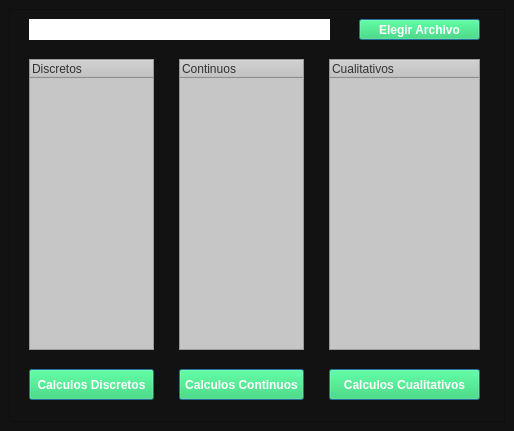
<?xml version="1.0" encoding="UTF-8"?>
<ui version="4.0">
 <class>Principal</class>
 <widget class="QMainWindow" name="Principal">
  <property name="enabled">
   <bool>true</bool>
  </property>
  <property name="geometry">
   <rect>
    <x>0</x>
    <y>0</y>
    <width>514</width>
    <height>431</height>
   </rect>
  </property>
  <property name="windowTitle">
   <string>Probabilidad_Estaditica</string>
  </property>
  <property name="styleSheet">
   <string notr="true">background-color: rgba(18,18,18,1);</string>
  </property>
  <widget class="QWidget" name="centralwidget">
   <layout class="QHBoxLayout" name="horizontalLayout">
    <item>
     <widget class="QFrame" name="frame">
      <property name="enabled">
       <bool>true</bool>
      </property>
      <property name="font">
       <font>
        <kerning>false</kerning>
       </font>
      </property>
      <property name="styleSheet">
       <string notr="true">background-color: rgba(18,18,18,1);
</string>
      </property>
      <property name="frameShape">
       <enum>QFrame::StyledPanel</enum>
      </property>
      <property name="frameShadow">
       <enum>QFrame::Raised</enum>
      </property>
      <widget class="QPushButton" name="buttonDiscretos">
       <property name="geometry">
        <rect>
         <x>20</x>
         <y>360</y>
         <width>125</width>
         <height>31</height>
        </rect>
       </property>
       <property name="cursor">
        <cursorShape>PointingHandCursor</cursorShape>
       </property>
       <property name="styleSheet">
        <string notr="true">background-color: rgba(30, 215, 96,0.65);
color: white;
font:bold;

</string>
       </property>
       <property name="text">
        <string>Calculos Discretos</string>
       </property>
       <property name="checkable">
        <bool>false</bool>
       </property>
       <property name="checked">
        <bool>false</bool>
       </property>
       <property name="default">
        <bool>true</bool>
       </property>
       <property name="flat">
        <bool>false</bool>
       </property>
      </widget>
      <widget class="QLineEdit" name="TextFieldPath">
       <property name="enabled">
        <bool>false</bool>
       </property>
       <property name="geometry">
        <rect>
         <x>20</x>
         <y>10</y>
         <width>301</width>
         <height>21</height>
        </rect>
       </property>
       <property name="font">
        <font>
         <weight>50</weight>
         <italic>false</italic>
         <bold>false</bold>
         <kerning>false</kerning>
        </font>
       </property>
       <property name="styleSheet">
        <string notr="true">border:1px;
background-color : white;
color:Black;</string>
       </property>
       <property name="text">
        <string/>
       </property>
       <property name="placeholderText">
        <string/>
       </property>
       <property name="cursorMoveStyle">
        <enum>Qt::LogicalMoveStyle</enum>
       </property>
      </widget>
      <widget class="QPushButton" name="ElegirArchivo">
       <property name="geometry">
        <rect>
         <x>350</x>
         <y>10</y>
         <width>121</width>
         <height>21</height>
        </rect>
       </property>
       <property name="cursor">
        <cursorShape>PointingHandCursor</cursorShape>
       </property>
       <property name="styleSheet">
        <string notr="true">background-color: rgba(30, 215, 96,0.65);
color: white;
font:bold;

</string>
       </property>
       <property name="text">
        <string>Elegir Archivo</string>
       </property>
       <property name="checkable">
        <bool>false</bool>
       </property>
       <property name="checked">
        <bool>false</bool>
       </property>
       <property name="default">
        <bool>true</bool>
       </property>
       <property name="flat">
        <bool>false</bool>
       </property>
      </widget>
      <widget class="QTableWidget" name="tableDiscretos">
       <property name="geometry">
        <rect>
         <x>20</x>
         <y>50</y>
         <width>125</width>
         <height>291</height>
        </rect>
       </property>
       <property name="layoutDirection">
        <enum>Qt::LeftToRight</enum>
       </property>
       <property name="autoFillBackground">
        <bool>true</bool>
       </property>
       <property name="styleSheet">
        <string notr="true">background-color: rgb(198, 198, 198);
color: rgb(50, 50, 50);</string>
       </property>
       <property name="verticalScrollBarPolicy">
        <enum>Qt::ScrollBarAsNeeded</enum>
       </property>
       <property name="sizeAdjustPolicy">
        <enum>QAbstractScrollArea::AdjustToContentsOnFirstShow</enum>
       </property>
       <property name="autoScroll">
        <bool>true</bool>
       </property>
       <property name="editTriggers">
        <set>QAbstractItemView::NoEditTriggers</set>
       </property>
       <property name="dragEnabled">
        <bool>false</bool>
       </property>
       <property name="alternatingRowColors">
        <bool>false</bool>
       </property>
       <property name="textElideMode">
        <enum>Qt::ElideLeft</enum>
       </property>
       <property name="verticalScrollMode">
        <enum>QAbstractItemView::ScrollPerPixel</enum>
       </property>
       <property name="horizontalScrollMode">
        <enum>QAbstractItemView::ScrollPerItem</enum>
       </property>
       <property name="gridStyle">
        <enum>Qt::SolidLine</enum>
       </property>
       <property name="sortingEnabled">
        <bool>false</bool>
       </property>
       <property name="rowCount">
        <number>0</number>
       </property>
       <attribute name="horizontalHeaderVisible">
        <bool>true</bool>
       </attribute>
       <attribute name="horizontalHeaderCascadingSectionResizes">
        <bool>false</bool>
       </attribute>
       <attribute name="horizontalHeaderMinimumSectionSize">
        <number>10</number>
       </attribute>
       <attribute name="horizontalHeaderDefaultSectionSize">
        <number>100</number>
       </attribute>
       <attribute name="horizontalHeaderHighlightSections">
        <bool>false</bool>
       </attribute>
       <attribute name="horizontalHeaderShowSortIndicator" stdset="0">
        <bool>false</bool>
       </attribute>
       <attribute name="horizontalHeaderStretchLastSection">
        <bool>true</bool>
       </attribute>
       <attribute name="verticalHeaderVisible">
        <bool>true</bool>
       </attribute>
       <attribute name="verticalHeaderCascadingSectionResizes">
        <bool>true</bool>
       </attribute>
       <attribute name="verticalHeaderMinimumSectionSize">
        <number>10</number>
       </attribute>
       <attribute name="verticalHeaderDefaultSectionSize">
        <number>25</number>
       </attribute>
       <attribute name="verticalHeaderHighlightSections">
        <bool>true</bool>
       </attribute>
       <attribute name="verticalHeaderShowSortIndicator" stdset="0">
        <bool>true</bool>
       </attribute>
       <attribute name="verticalHeaderStretchLastSection">
        <bool>false</bool>
       </attribute>
       <column>
        <property name="text">
         <string>Discretos</string>
        </property>
        <property name="textAlignment">
         <set>AlignLeading|AlignVCenter</set>
        </property>
       </column>
      </widget>
      <widget class="QTableWidget" name="tableContinuos">
       <property name="geometry">
        <rect>
         <x>170</x>
         <y>50</y>
         <width>125</width>
         <height>291</height>
        </rect>
       </property>
       <property name="styleSheet">
        <string notr="true">background-color: rgb(198, 198, 198);
color: rgb(50, 50, 50);</string>
       </property>
       <property name="verticalScrollBarPolicy">
        <enum>Qt::ScrollBarAsNeeded</enum>
       </property>
       <property name="horizontalScrollBarPolicy">
        <enum>Qt::ScrollBarAsNeeded</enum>
       </property>
       <property name="sizeAdjustPolicy">
        <enum>QAbstractScrollArea::AdjustToContentsOnFirstShow</enum>
       </property>
       <property name="editTriggers">
        <set>QAbstractItemView::NoEditTriggers</set>
       </property>
       <property name="rowCount">
        <number>0</number>
       </property>
       <attribute name="horizontalHeaderCascadingSectionResizes">
        <bool>false</bool>
       </attribute>
       <attribute name="horizontalHeaderMinimumSectionSize">
        <number>10</number>
       </attribute>
       <attribute name="horizontalHeaderDefaultSectionSize">
        <number>100</number>
       </attribute>
       <attribute name="horizontalHeaderHighlightSections">
        <bool>false</bool>
       </attribute>
       <attribute name="horizontalHeaderShowSortIndicator" stdset="0">
        <bool>false</bool>
       </attribute>
       <attribute name="horizontalHeaderStretchLastSection">
        <bool>true</bool>
       </attribute>
       <attribute name="verticalHeaderVisible">
        <bool>true</bool>
       </attribute>
       <attribute name="verticalHeaderCascadingSectionResizes">
        <bool>true</bool>
       </attribute>
       <attribute name="verticalHeaderMinimumSectionSize">
        <number>10</number>
       </attribute>
       <attribute name="verticalHeaderDefaultSectionSize">
        <number>25</number>
       </attribute>
       <attribute name="verticalHeaderHighlightSections">
        <bool>true</bool>
       </attribute>
       <attribute name="verticalHeaderShowSortIndicator" stdset="0">
        <bool>true</bool>
       </attribute>
       <attribute name="verticalHeaderStretchLastSection">
        <bool>false</bool>
       </attribute>
       <column>
        <property name="text">
         <string>Continuos</string>
        </property>
        <property name="textAlignment">
         <set>AlignLeading|AlignVCenter</set>
        </property>
       </column>
      </widget>
      <widget class="QTableWidget" name="tableCualitativos">
       <property name="geometry">
        <rect>
         <x>320</x>
         <y>50</y>
         <width>151</width>
         <height>291</height>
        </rect>
       </property>
       <property name="styleSheet">
        <string notr="true">background-color: rgb(198, 198, 198);
color: rgb(50, 50, 50);</string>
       </property>
       <property name="verticalScrollBarPolicy">
        <enum>Qt::ScrollBarAsNeeded</enum>
       </property>
       <property name="sizeAdjustPolicy">
        <enum>QAbstractScrollArea::AdjustToContentsOnFirstShow</enum>
       </property>
       <property name="editTriggers">
        <set>QAbstractItemView::NoEditTriggers</set>
       </property>
       <property name="rowCount">
        <number>0</number>
       </property>
       <attribute name="horizontalHeaderVisible">
        <bool>true</bool>
       </attribute>
       <attribute name="horizontalHeaderCascadingSectionResizes">
        <bool>false</bool>
       </attribute>
       <attribute name="horizontalHeaderMinimumSectionSize">
        <number>10</number>
       </attribute>
       <attribute name="horizontalHeaderDefaultSectionSize">
        <number>125</number>
       </attribute>
       <attribute name="horizontalHeaderHighlightSections">
        <bool>false</bool>
       </attribute>
       <attribute name="horizontalHeaderShowSortIndicator" stdset="0">
        <bool>false</bool>
       </attribute>
       <attribute name="horizontalHeaderStretchLastSection">
        <bool>true</bool>
       </attribute>
       <attribute name="verticalHeaderVisible">
        <bool>true</bool>
       </attribute>
       <attribute name="verticalHeaderCascadingSectionResizes">
        <bool>true</bool>
       </attribute>
       <attribute name="verticalHeaderMinimumSectionSize">
        <number>10</number>
       </attribute>
       <attribute name="verticalHeaderDefaultSectionSize">
        <number>25</number>
       </attribute>
       <attribute name="verticalHeaderHighlightSections">
        <bool>true</bool>
       </attribute>
       <attribute name="verticalHeaderShowSortIndicator" stdset="0">
        <bool>true</bool>
       </attribute>
       <attribute name="verticalHeaderStretchLastSection">
        <bool>false</bool>
       </attribute>
       <column>
        <property name="text">
         <string>Cualitativos</string>
        </property>
        <property name="textAlignment">
         <set>AlignLeading|AlignVCenter</set>
        </property>
       </column>
      </widget>
      <widget class="QPushButton" name="buttonContinuos">
       <property name="geometry">
        <rect>
         <x>170</x>
         <y>360</y>
         <width>125</width>
         <height>31</height>
        </rect>
       </property>
       <property name="cursor">
        <cursorShape>PointingHandCursor</cursorShape>
       </property>
       <property name="styleSheet">
        <string notr="true">background-color: rgba(30, 215, 96,0.65);
color: white;
font:bold;

</string>
       </property>
       <property name="text">
        <string>Calculos Continuos</string>
       </property>
       <property name="checkable">
        <bool>false</bool>
       </property>
       <property name="checked">
        <bool>false</bool>
       </property>
       <property name="default">
        <bool>true</bool>
       </property>
       <property name="flat">
        <bool>false</bool>
       </property>
      </widget>
      <widget class="QPushButton" name="buttonCualitativos">
       <property name="geometry">
        <rect>
         <x>320</x>
         <y>360</y>
         <width>151</width>
         <height>31</height>
        </rect>
       </property>
       <property name="cursor">
        <cursorShape>PointingHandCursor</cursorShape>
       </property>
       <property name="styleSheet">
        <string notr="true">background-color: rgba(30, 215, 96,0.65);
color: white;
font:bold;

</string>
       </property>
       <property name="text">
        <string>Calculos Cualitativos</string>
       </property>
       <property name="checkable">
        <bool>false</bool>
       </property>
       <property name="checked">
        <bool>false</bool>
       </property>
       <property name="default">
        <bool>true</bool>
       </property>
       <property name="flat">
        <bool>false</bool>
       </property>
      </widget>
     </widget>
    </item>
   </layout>
  </widget>
 </widget>
 <resources/>
 <connections/>
</ui>
